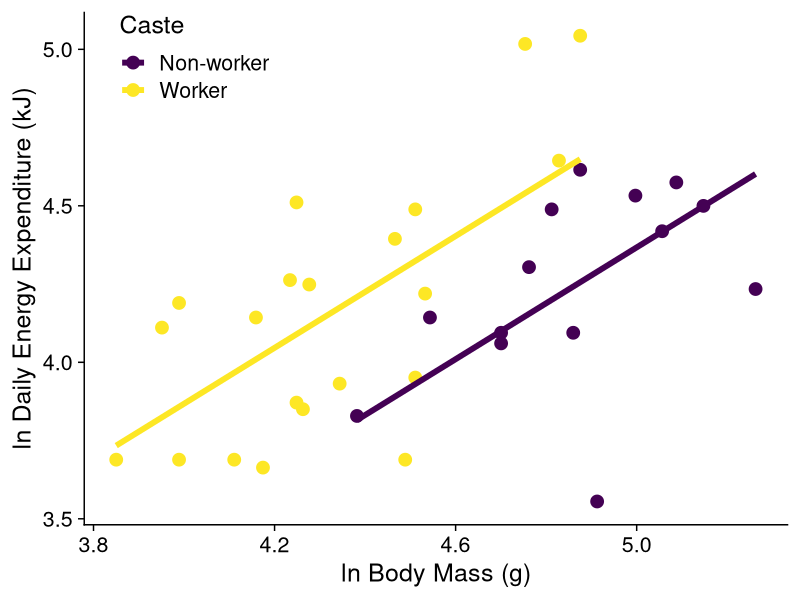
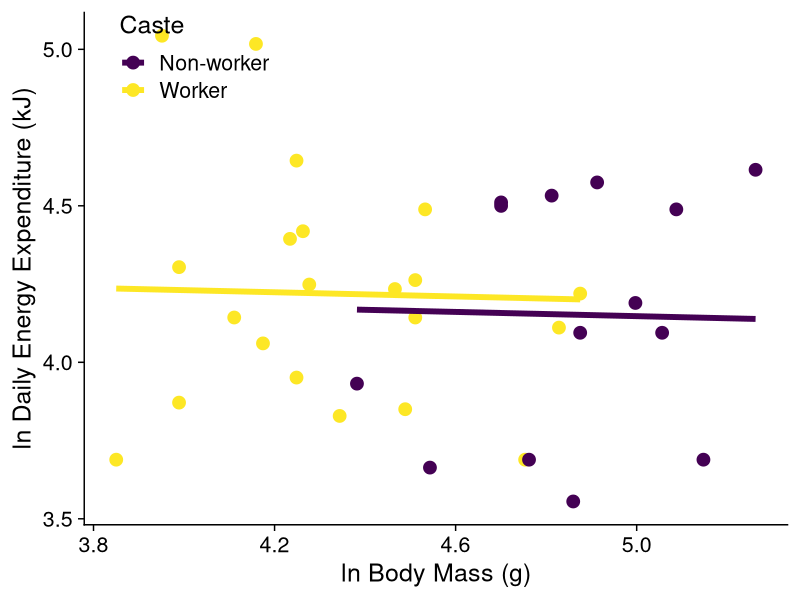
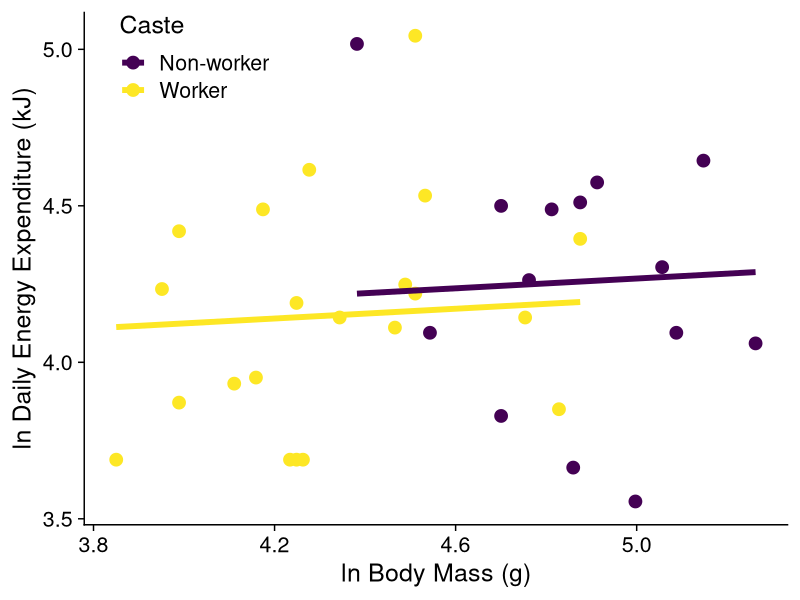
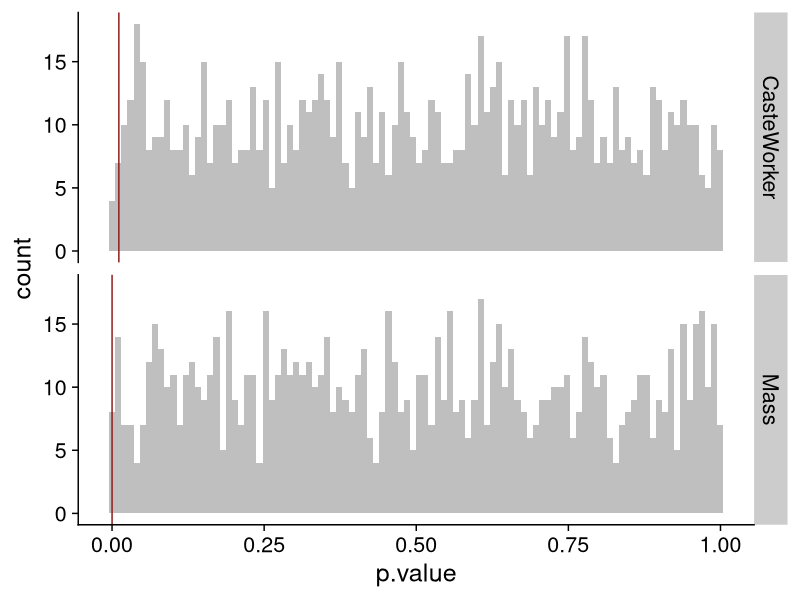
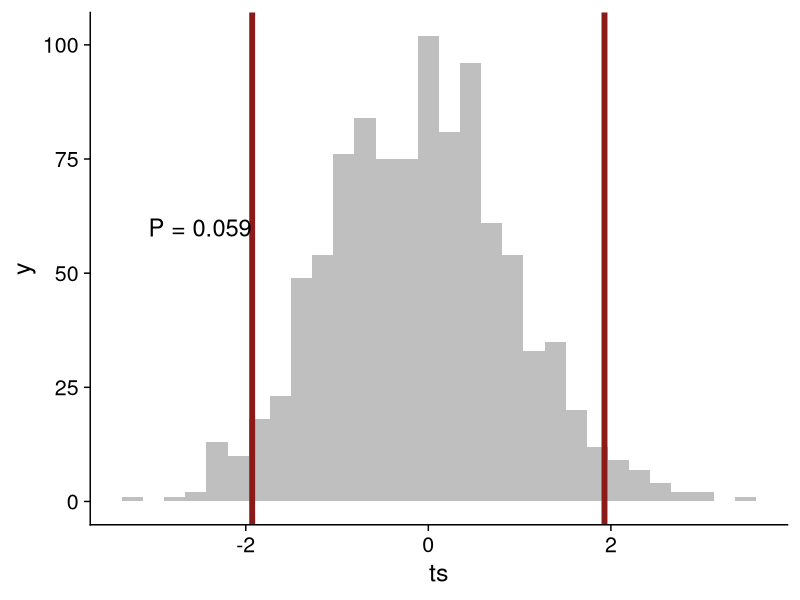

Write R code to recreate these figures, in order.
## ---- chunk 1
#| label: setup
#| echo: false
#| warning: false
#| message: false

library(tidyverse)
library(knitr)
library(cowplot)
library(readxl)
library(viridis)
library(nlme)

ggplot2::theme_set(theme_cowplot(font_size = 18))
set.seed(465122)
## ---- chunk 2
#| echo: false

MM <- read_csv("Data/Molerats.csv", col_types = c("cdd")) %>% 
  rename(Caste = caste,
         Mass = ln.mass,
         Energy= ln.energy) %>% 
  mutate(Caste = if_else(Caste == "worker", "Worker", "Non-worker"),
         Caste = factor(Caste))

fm4 <- lm(Energy ~ Mass + Caste, data = MM)

MM <- MM %>% mutate(pred4 = predict(fm4))

ggplot(MM, aes(x = Mass, y = Energy, color = Caste)) +
  geom_point(size = 4) +
  geom_line(aes(x = Mass, y = pred4, color = Caste), lwd = 2) +
  theme(legend.justification = c(0, 1), legend.position = c(00.05, 1)) +
  labs(x = "ln Body Mass (g)", y = "ln Daily Energy Expenditure (kJ)") +
  scale_color_viridis_d()

## ---- chunk 3
#| echo: true
#| output-location: slide


MM.shuffle <- MM
MM.shuffle$Energy <- sample(MM$Energy)

fm4 <- lm(Energy ~ Mass + Caste, data = MM.shuffle)

MM.shuffle <- MM.shuffle %>% mutate(pred4 = predict(fm4))

ggplot(MM.shuffle, aes(x = Mass, y = Energy, color = Caste)) +
  geom_point(size = 4) +
  geom_line(aes(x = Mass, y = pred4, color = Caste), lwd = 2) +
  theme(legend.justification = c(0, 1), legend.position = c(0.05, 1)) +
  labs(x = "ln Body Mass (g)", y = "ln Daily Energy Expenditure (kJ)") +
  scale_color_viridis_d()

## ---- chunk 4
#| echo: true
#| output-location: slide


MM.shuffle <- MM[sample(1:nrow(MM)),c("Caste","Mass")]
MM.shuffle$Energy <- MM$Energy

fm4 <- lm(Energy ~ Mass + Caste, data = MM.shuffle)

MM.shuffle <- MM.shuffle %>% mutate(pred4 = predict(fm4))

ggplot(MM.shuffle, aes(x = Mass, y = Energy, color = Caste)) +
  geom_point(size = 4) +
  geom_line(aes(x = Mass, y = pred4, color = Caste), lwd = 2) +
  theme(legend.justification = c(0, 1), legend.position = c(0.05, 1)) +
  labs(x = "ln Body Mass (g)", y = "ln Daily Energy Expenditure (kJ)") +
  scale_color_viridis_d()

## ---- chunk 5
#| echo: true

fm4 <- lm(Energy ~ Mass + Caste, data = MM)
broom::tidy(summary(fm4))

obs <- broom::tidy(summary(fm4))[2:3, c(1, 5)]

obs
## ---- chunk 6
#| echo: true

niter <- 1000
MM.shuffle <- MM
out.ps <- tibble("term" = rep(NA, niter * 2), 
                 "p.value" = rep(NA, niter * 2))
out.ps[1:2, ] <- obs
counter <- 3
for (ii in 2:niter) {
  
  MM.shuffle$Energy <- sample(MM$Energy)
  
  fm.s <- lm(Energy ~ Mass + Caste, data = MM.shuffle)
  
  out.ps[counter:(counter + 1), ] <- broom::tidy(summary(fm.s))[2:3, c(1, 5)]
  counter <- counter + 2
}
## ---- chunk 7
out.ps |>
  ggplot(aes(p.value)) +
  geom_histogram(fill = "grey75", bins = 100) +
  geom_vline(data = obs, aes(xintercept = p.value), color = "firebrick4") +
  facet_grid(term ~ .)
## ---- chunk 8
#| echo: true

out.ps |>
  filter(term == "Mass") |>
  summarize(mean(p.value <= obs$p.value[1]))

out.ps |>
  filter(term == "CasteWorker") |>
  summarize(mean(p.value <= obs$p.value[2]))

## ---- chunk 9
#| echo: true

RR <- read_excel("Data/Embryos_EE2.xlsx") |>
  filter(Population.x == "Giesse") |>
  mutate(Length1_mm = as.numeric(Length1_mm)) |>
  drop_na()

mod <- lme(Length1_mm ~ Treatment, random = ~ 1 | Sibgroup, data = RR)

summary(mod)
## ---- chunk 10
set.seed(727383)
## ---- chunk 11
#| echo: true
sibg <- unique(RR$Sibgroup)

RR.s <- RR |> group_by(Sibgroup) |>
  mutate(Treatment.s = sample(Treatment))

#family 1
RR.s[RR.s$Sibgroup == sibg[1], c(1, 3, 4, 5)]

#family 2
RR.s[RR.s$Sibgroup == sibg[2], c(1, 3, 4, 5)]
## ---- chunk 12
#| echo: true

obs <- summary(mod)$tTable[2, 4]

niter <- 1000
output <- tibble("ts" = rep(NA, niter))
output$ts[1] <- obs
for (ii in 2:niter) {
  RR.s <- RR |> group_by(Sibgroup) |>
    mutate(Treatment.s = sample(Treatment))
  mod <- lme(Length1_mm ~ Treatment.s, random = ~ 1 | Sibgroup, data = RR.s)
  output$ts[ii] <- summary(mod)$tTable[2, 4]
}
## ---- chunk 13
empp <- mean(abs(output$ts) >= abs(obs))

output |>
  ggplot(aes(ts)) +
  geom_histogram(fill = "grey75") +
  geom_vline(xintercept = c(-obs,obs), color = "firebrick4", linewidth = 2) +
  annotate("text", x = -2.5, y = 60,
           label = paste0("P = ", round(empp, 4)),
           size = 6)
